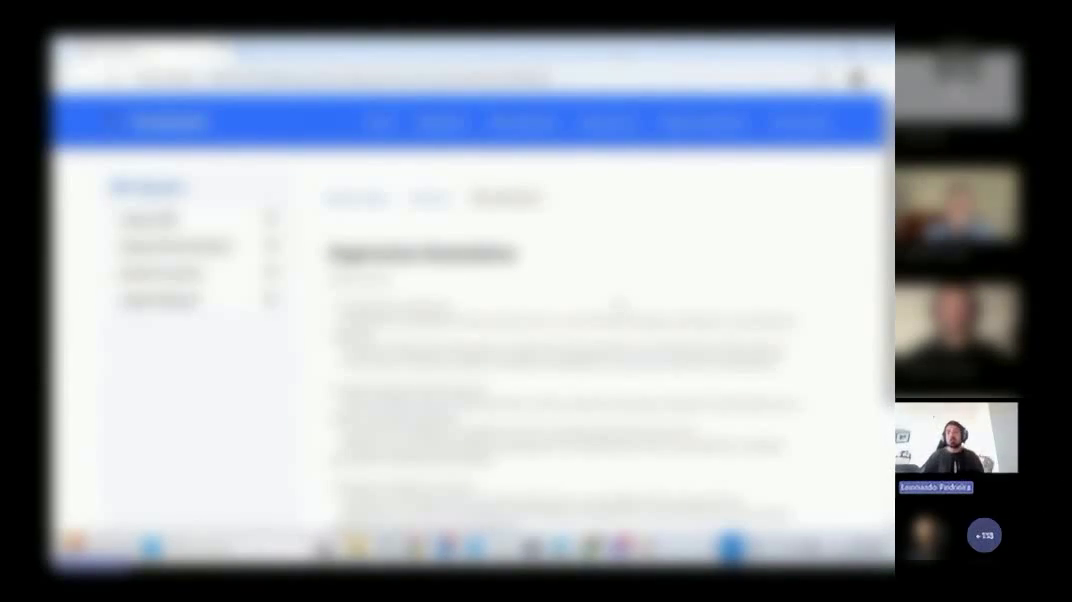
#> input picture frame 220 of public/video/ibm-hoy-presentacion.mp4, 1072 x 602 px
$ python blur_woman_tile.py
#> lines starting #> are read from the running program, lines starting #| are printed output that depends on the picture; after the words box and inside, x2 and y2 are one past the last pixel; in counts of white or black regions, pixels touching at a corner belong together
from pathlib import Path
import subprocess
import cv2
import imageio_ffmpeg

root = Path(__file__).resolve().parents[1]
source = root / "public" / "video" / "ibm-hoy-presentacion.mp4"
silent = root / "woman_blur_silent.mp4"
output = root / "public" / "video" / "ibm-hoy-presentacion-final.mp4"

cap = cv2.VideoCapture(str(source))
width = int(cap.get(cv2.CAP_PROP_FRAME_WIDTH))
height = int(cap.get(cv2.CAP_PROP_FRAME_HEIGHT))
fps = cap.get(cv2.CAP_PROP_FPS) or 30.0
writer = cv2.VideoWriter(str(silent), cv2.VideoWriter_fourcc(*"mp4v"), fps, (width, height))

while True:
    ok, frame = cap.read()
#> frame is the input picture: shape (602, 1072, 3); mean B, G, R 172.7, 164.6, 158.8
    if not ok:
        break
    # Woman's participant tile only; leave the +118 bubble untouched.
    x1, x2 = 895, min(width, 966)
    y1, y2 = 500, min(height, 560)
    patch = frame[y1:y2, x1:x2]
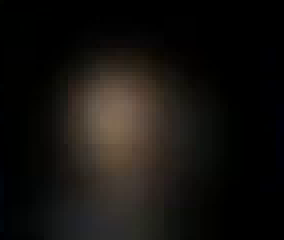
#> patch: shape (60, 71, 3) (shown 4 times larger); mean B, G, R 14.9, 17.9, 20.5
    frame[y1:y2, x1:x2] = cv2.GaussianBlur(patch, (0, 0), sigmaX=6, sigmaY=6)
#> frame: shape (602, 1072, 3); 0.6% of pixels changed, all inside (x1, y1, x2, y2) = (895, 500, 966, 560)
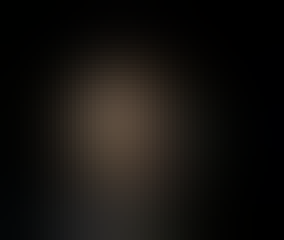
#> patch: shape (60, 71, 3) (shown 4 times larger); mean B, G, R 14.9, 17.9, 20.5
    writer.write(frame)

cap.release()
writer.release()

ffmpeg = imageio_ffmpeg.get_ffmpeg_exe()
subprocess.run([
    ffmpeg, "-y", "-i", str(silent), "-i", str(source),
    "-map", "0:v:0", "-map", "1:a:0?", "-c:v", "libx264",
    "-preset", "medium", "-crf", "23", "-c:a", "copy", "-shortest",
    str(output),
], check=True, stdout=subprocess.DEVNULL)
silent.unlink(missing_ok=True)
source.unlink()
output.replace(source)
print(source)
